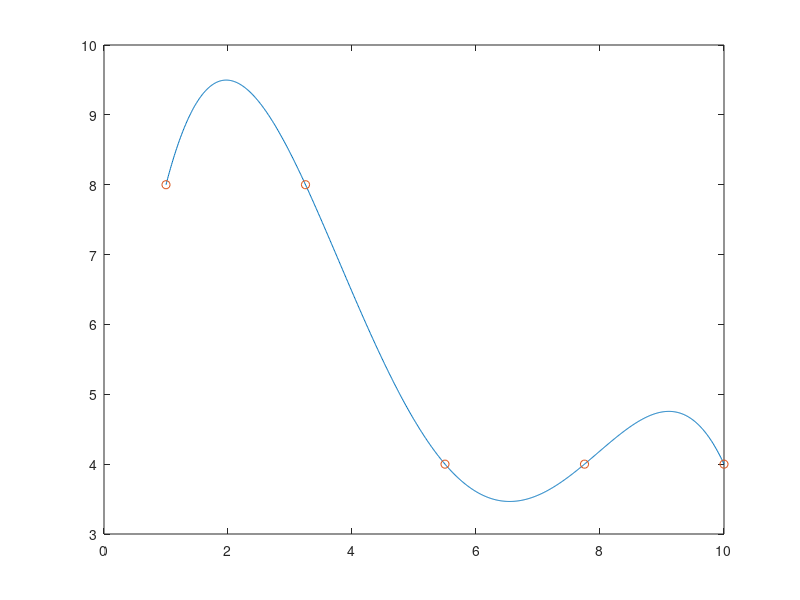

Write the MATLAB code that produced this figure.
clc
N = 5;
x = linspace(1,10,N); % check the dimension
y = randi(10,[1,N]);
x=x';
y = y';

% prepare G matrix  - Dimension (N+1) x (N+1)
%    [x0^0  x0^1  x1^2 ..... x1^N]
%    |x1^0  x1^1  x1^2 ..... x1^N|
%    |x2^0  x2^1  x2^2 ..... x2^N|
%G = |x3^0  x3^1  x3^2 ..... x3^N|
%    |:  :   :     :     :    :  |
%    [xN^0  xN^1  xN^2 ..... xN^N]
G = [];
for i = 0:(N-1)
    G = [G x.^i]
end
disp(G);

m = inv(G)*y; % m is column vector (N+1 x 1)
% 
xi = linspace(x(1),x(end),1000);

xi = xi';
G1 = [];
for j= 0:(N-1)
    G1= [G1 xi.^j]
end
disp(G1)
K=G1
% yi = [1 xi^1 xi^2 xi^3 ..... xi^n] * m % (1000 x N+1) (N+1 x1) 

yi = K*m
plot(xi,yi)
hold on 
plot(x,y,'o')